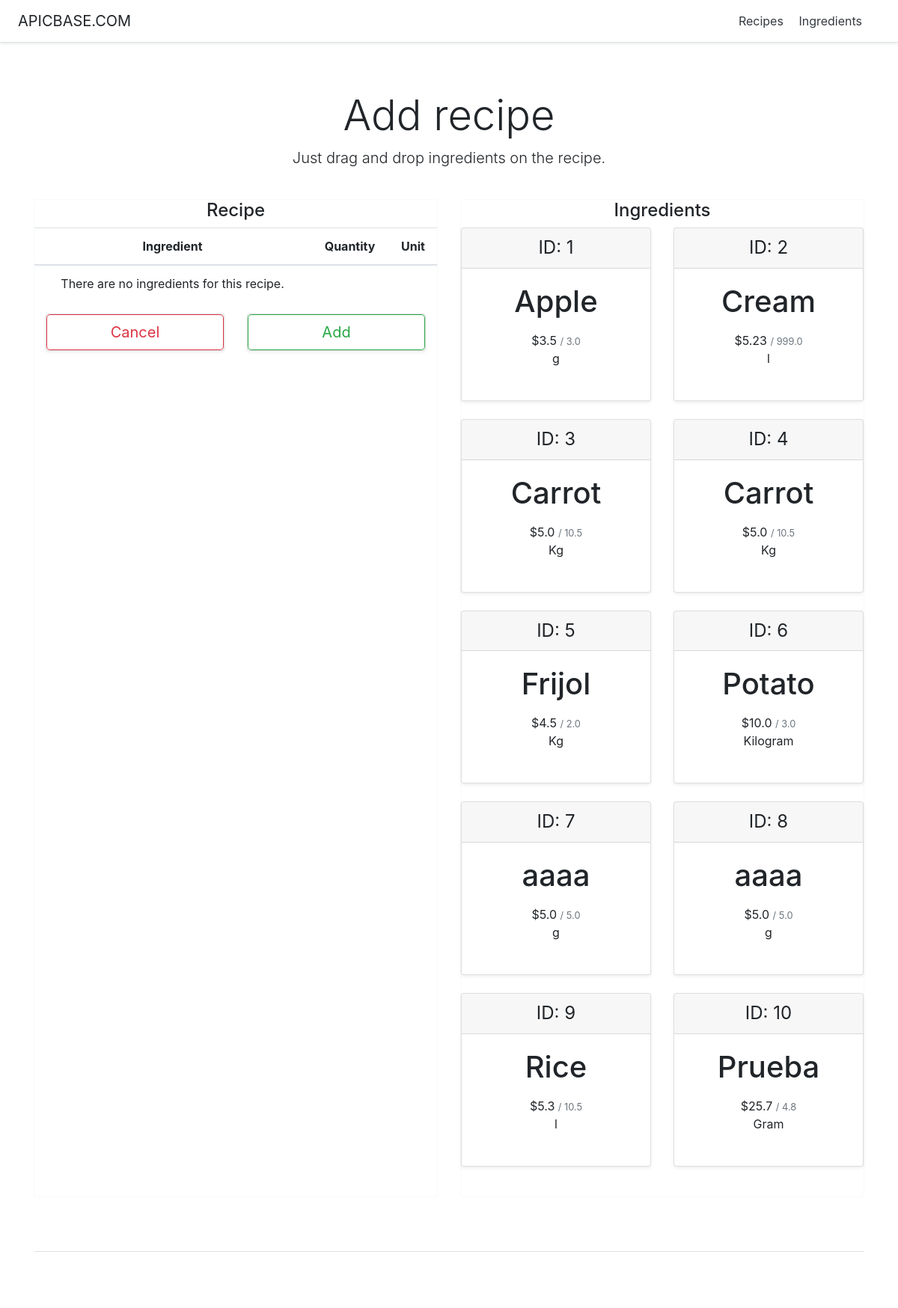
Page /recipeManager/add/ on the earlier database version.
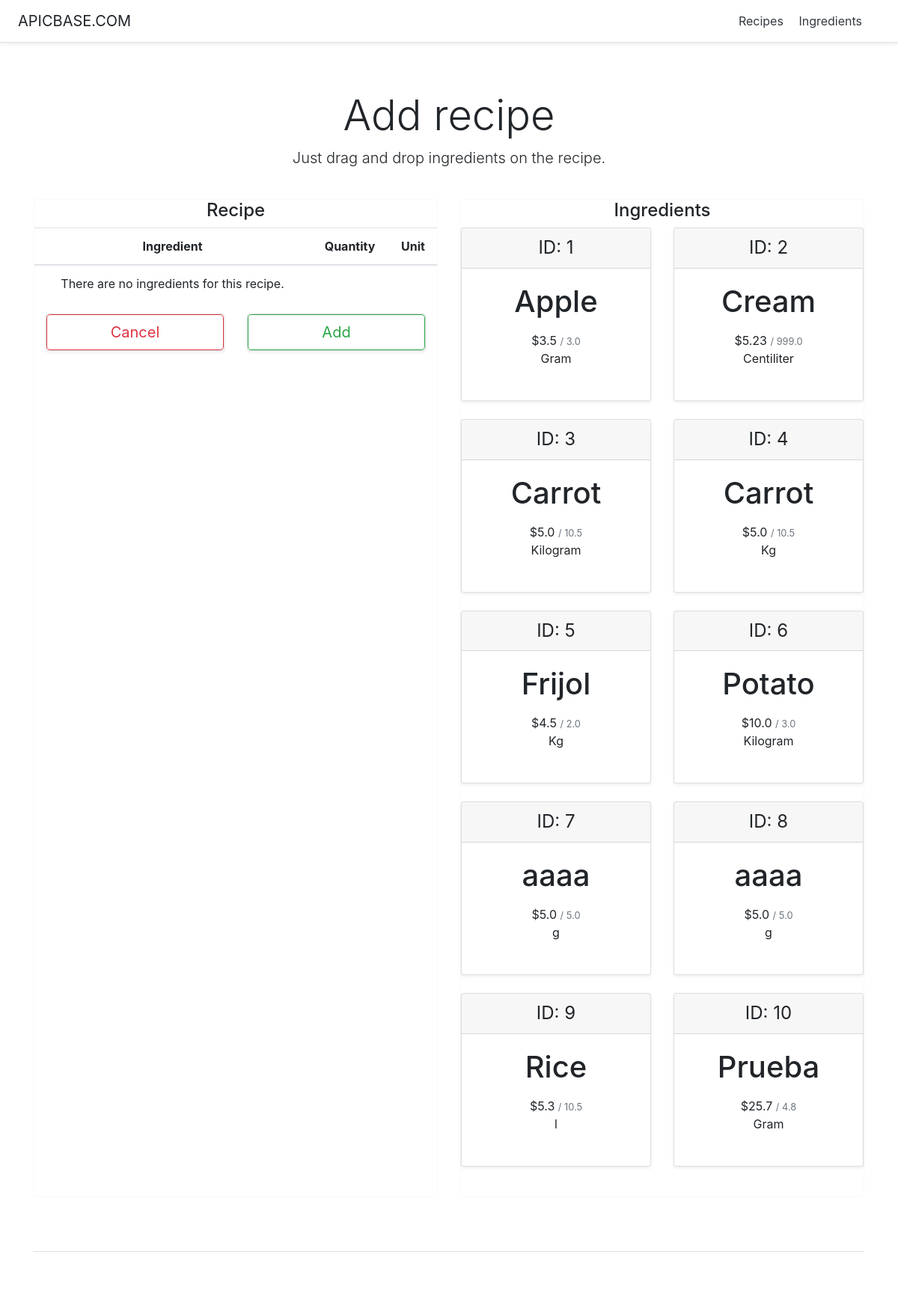
Same page on the later database version.
### recipeManager/models.py (models this page shows, shortened)
class Ingredient(models.Model):
    id = models.AutoField(primary_key=True)
    name = models.CharField(max_length=200)
    cost = models.FloatField()
    amount = models.FloatField()
    GRAMS='g.'
    KILOGRAMS='Kg.'
    CENTILITERS='cl.'
    LITERS='l.'
    UNIT_CHOICES = (
        (GRAMS, 'Gram'),
        (KILOGRAMS, 'Kilogram'),
        (CENTILITERS, 'Centiliter'),
        (LITERS, 'Liter')
    )
    unit = models.CharField(
        max_length=2,
        choices=UNIT_CHOICES,
        default=GRAMS,
    )

### recipeManager/views.py (the view)
# urls.py: path('add/', views.AddRecipeView.as_view(), name='addRecipe'),
class AddRecipeView(generic.ListView):
    context_object_name = 'ingredients_list'
    template_name = 'recipeManager/addRecipe.html'
    def get_queryset(self):
        ingredients = Ingredient.objects.all()
        if 'search' in self.request.GET:
            return doSearch(self.request.GET['search'], ingredients)
        else:
            return ingredients

### recipeManager/templates/recipeManager/addRecipe.html (shortened to what this page needs)
<!DOCTYPE html>
<html lang="en">
   <head>
      {% load static %}
      <link href="{%static 'recipeManager/pricing.css'%}" rel="stylesheet">
      {% load static %}
      <link href="{%static 'recipeManager/bootstrap.min.css'%}" rel="stylesheet">
   </head>
   <body>
      <div class="d-flex flex-column flex-md-row align-items-center p-3 px-md-4 mb-3 bg-white border-bottom shadow-sm">
         <h5 class="my-0 mr-md-auto font-weight-normal">APICBASE.COM</h5>
         <nav class="my-2 my-md-0 mr-md-3">
            <a class="p-2 text-dark" href="{% url 'recipeManager:index' %}">Recipes</a>
            <a class="p-2 text-dark" href="{% url 'recipeManager:ingredients' %}">Ingredients</a>
         </nav>
      </div>
      <div class="pricing-header px-3 py-3 pt-md-5 pb-md-4 mx-auto text-center">
        <h1 class="display-4">Add recipe</h1>
        <p class="lead">Just drag and drop ingredients on the recipe.</p>
      </div>
      <div class="container">
         <div class="card-deck mb-3 text-center">
            <div class="card mb-4 border-light">
               <h4>Recipe</h4>
               <table id="table" class="table table-hover" ondrop="drop(event)" ondragover="allowDrop(event)">
                  <thead>
                     <tr>
                        <th scope="col">Ingredient</th>
                        <th scope="col">Quantity</th>
                        <th scope="col">Unit</th>
                     </tr>
                  </thead>
                  <tbody>
                    <tr id="empty">
                      <td>
                          There are no ingredients for this recipe.
                      </td>
                    </tr>
                  </tbody>
               </table>
               <div class="container">
                  <div class="card-deck mb-3 text-center">
                     <div id="cancelButtonSection" class="card mb-4 shadow-sm">
                        <a href="{% url 'recipeManager:index' %}" style="text-decoration:none;">
                          <button type="button" class="btn btn-lg btn-block btn-outline-danger">Cancel</button>
                        </a>
                     </div>
                     <div id="saveButtonSection" class="card mb-4 shadow-sm">
                        <button id="saveButton" class="btn btn-lg btn-block btn-outline-success">Add</button>
                     </div>
                  </div>
               </div>
            </div>
            <div class="card mb-4 border-light">
                <h4>Ingredients</h4>
               <div class="card-deck mb-3 text-center">
                  {% if ingredients_list %}
                  {% for ingredient in ingredients_list %}
                  <div id="{{ ingredient.id }}" draggable="true" ondragstart="drag(event)" class="card mb-4 shadow-sm">
                     <div class="card-header">
                        <h4 class="my-0 font-weight-normal">ID: {{ ingredient.id }}</h4>
                     </div>
                     <div class="card-body">
                        <h1 id="name{{ ingredient.id }}" class="card-title pricing-card-title">{{ ingredient.name }}</h1>
                        <ul class="list-unstyled mt-3 mb-4">
                           <li>${{ ingredient.cost }} <small class="text-muted">/ {{ ingredient.amount }}</small></li>
                           <li id="unit{{ ingredient.id }}">{{ ingredient.get_unit_display }}</li>
                        </ul>
                     </div>
                  </div>
                  {% endfor %}
                  {% else %}
                  <p><strong>No ingredients available.</strong></p>
                  {% endif %}
               </div>
            </div>
         </div>
         <footer class="pt-4 my-md-5 pt-md-5 border-top"></footer>
      </div>
   </body>
</html>

Differences in the rows shown:
changed Ingredient "Apple": unit "g" → "Gram"
changed Ingredient "Cream": unit "l" → "Centiliter"
changed Ingredient id 3: unit "Kg" → "Kilogram"
